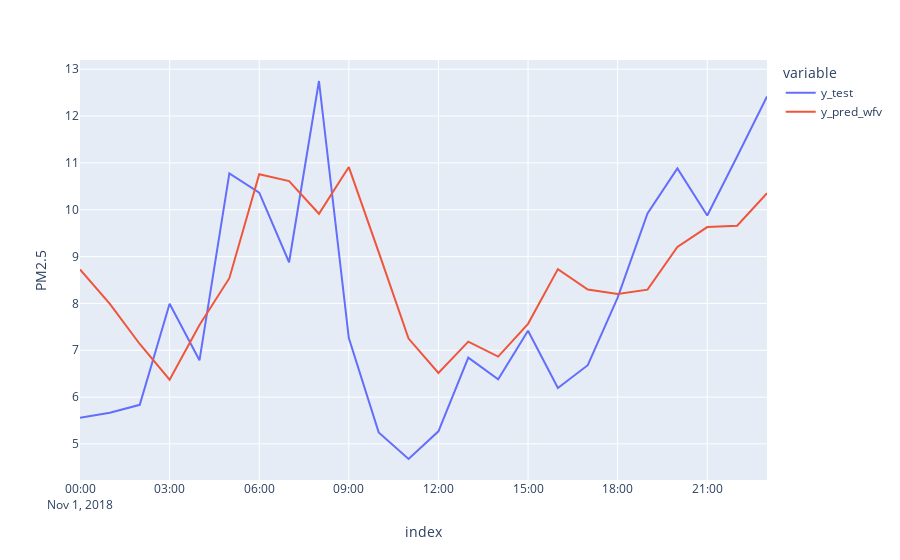

Here is the notebook cell this chart was saved with:
### Markdown cell above
First, generate the list of training predictions for your model. Next, create a DataFrame `df_predictions` with the true values `y_test` and your predictions `y_pred_wfv` (don't forget the index). Finally, plot `df_predictions` using plotly express. Make sure that the y-axis is labeled `"P2"`.

### Code cell
df_predictions = pd.DataFrame({"y_test": y_test, "y_pred_wfv": y_pred_wfv})
fig = px.line(df_predictions, labels=({"value": "PM2.5"}))
fig.show();

### Figure 1 — Plotly figure (JSON) as saved in the notebook; plotly's stock layout.template omitted (floating-point values rounded to 4 significant figures)
{"data": [{"hovertemplate": "variable=y_test<br>index=%{x}<br>PM2.5=%{y}<extra></extra>", "legendgroup": "y_test", "line": {"color": "#636efa", "dash": "solid"}, "marker": {"symbol": "circle"}, "mode": "lines", "name": "y_test", "orientation": "v", "showlegend": true, "type": "scatter", "x": ["2018-11-01T00:00:00+03:00", "2018-11-01T01:00:00+03:00", "2018-11-01T02:00:00+03:00", "2018-11-01T03:00:00+03:00", "2018-11-01T04:00:00+03:00", "2018-11-01T05:00:00+03:00", "2018-11-01T06:00:00+03:00", "2018-11-01T07:00:00+03:00", "2018-11-01T08:00:00+03:00", "2018-11-01T09:00:00+03:00", "2018-11-01T10:00:00+03:00", "2018-11-01T11:00:00+03:00", "2018-11-01T12:00:00+03:00", "2018-11-01T13:00:00+03:00", "2018-11-01T14:00:00+03:00", "2018-11-01T15:00:00+03:00", "2018-11-01T16:00:00+03:00", "2018-11-01T17:00:00+03:00", "2018-11-01T18:00:00+03:00", "2018-11-01T19:00:00+03:00", "2018-11-01T20:00:00+03:00", "2018-11-01T21:00:00+03:00", "2018-11-01T22:00:00+03:00", "2018-11-01T23:00:00+03:00"], "xaxis": "x", "y": [5.556, 5.664, 5.835, 7.992, 6.785, 10.78, 10.37, 8.879, 12.75, 7.26, 5.246, 4.678, 5.269, 6.843, 6.381, 7.418, 6.193, 6.681, 8.124, 9.923, 10.88, 9.877, 11.14, 12.42], "yaxis": "y"}, {"hovertemplate": "variable=y_pred_wfv<br>index=%{x}<br>PM2.5=%{y}<extra></extra>", "legendgroup": "y_pred_wfv", "line": {"color": "#EF553B", "dash": "solid"}, "marker": {"symbol": "circle"}, "mode": "lines", "name": "y_pred_wfv", "orientation": "v", "showlegend": true, "type": "scatter", "x": ["2018-11-01T00:00:00+03:00", "2018-11-01T01:00:00+03:00", "2018-11-01T02:00:00+03:00", "2018-11-01T03:00:00+03:00", "2018-11-01T04:00:00+03:00", "2018-11-01T05:00:00+03:00", "2018-11-01T06:00:00+03:00", "2018-11-01T07:00:00+03:00", "2018-11-01T08:00:00+03:00", "2018-11-01T09:00:00+03:00", "2018-11-01T10:00:00+03:00", "2018-11-01T11:00:00+03:00", "2018-11-01T12:00:00+03:00", "2018-11-01T13:00:00+03:00", "2018-11-01T14:00:00+03:00", "2018-11-01T15:00:00+03:00", "2018-11-01T16:00:00+03:00", "2018-11-01T17:00:00+03:00", "2018-11-01T18:00:00+03:00", "2018-11-01T19:00:00+03:00", "2018-11-01T20:00:00+03:00", "2018-11-01T21:00:00+03:00", "2018-11-01T22:00:00+03:00", "2018-11-01T23:00:00+03:00"], "xaxis": "x", "y": [8.726, 7.989, 7.134, 6.372, 7.54, 8.539, 10.76, 10.61, 9.914, 10.91, 9.094, 7.25, 6.516, 7.184, 6.864, 7.564, 8.732, 8.296, 8.199, 8.294, 9.205, 9.63, 9.659, 10.35], "yaxis": "y"}], "layout": {"legend": {"title": {"text": "variable"}, "tracegroupgap": 0}, "margin": {"t": 60}, "xaxis": {"anchor": "y", "domain": [0, 1], "title": {"text": "index"}}, "yaxis": {"anchor": "x", "domain": [0, 1], "title": {"text": "PM2.5"}}}}
